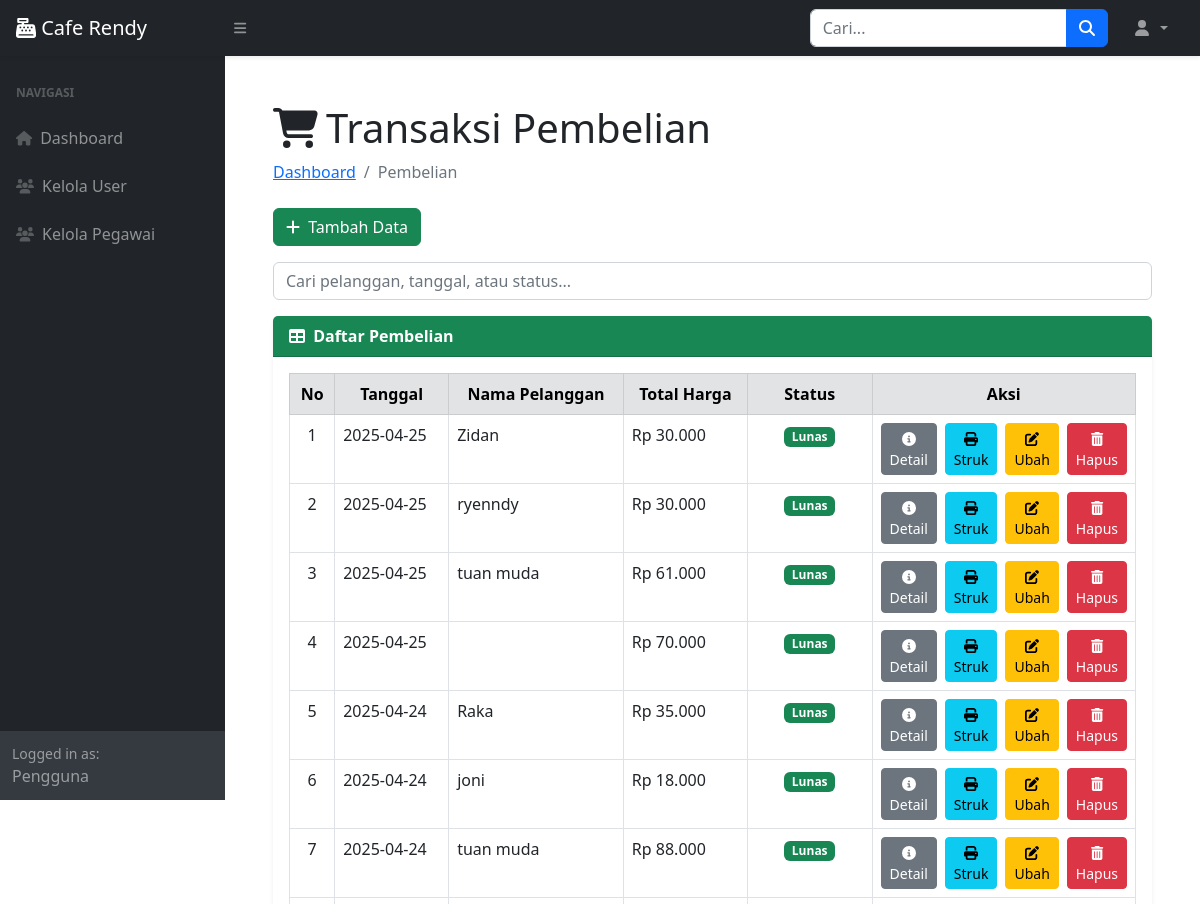
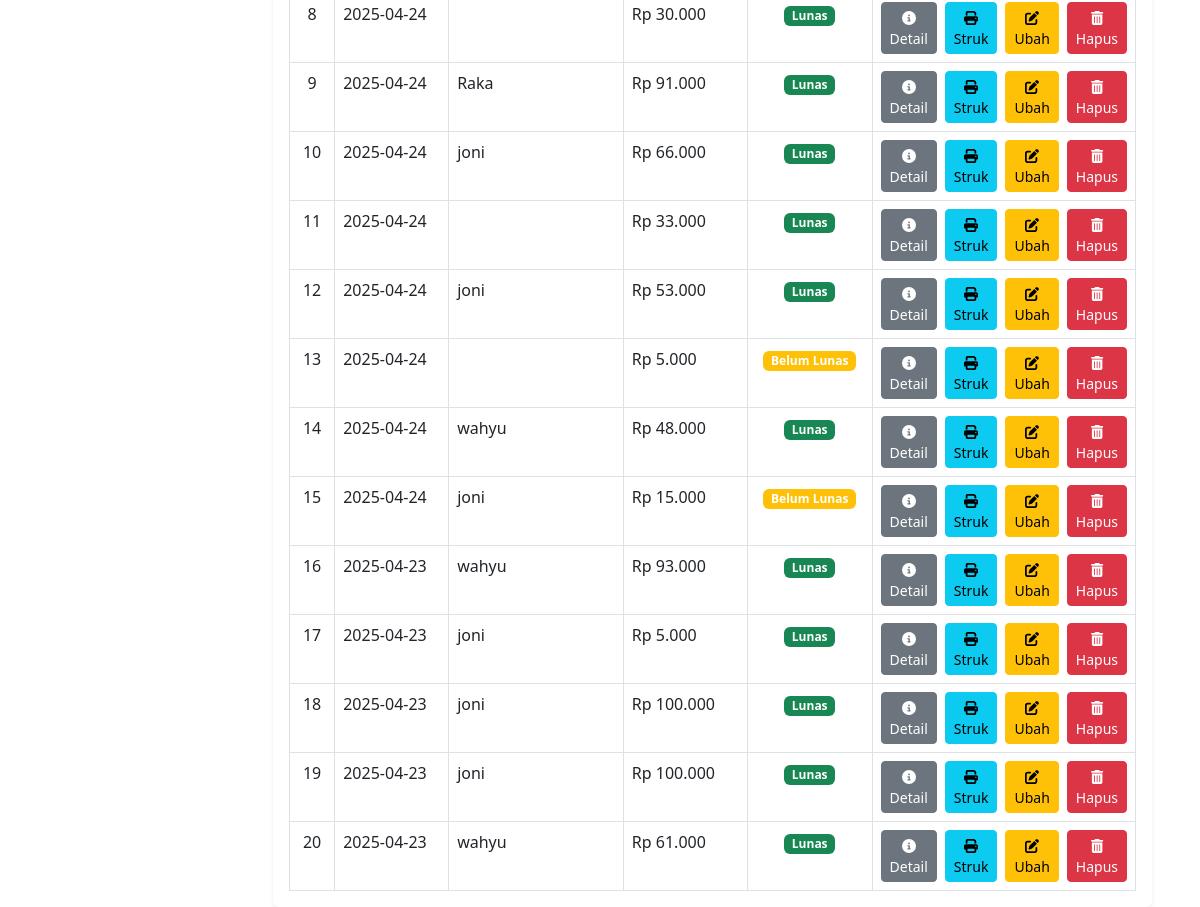
The page /adminpage.php?page=pembelian on the database its author committed (2 pictures, top to bottom).
### tables this page shows
CREATE TABLE `penjualan` (
  `id_penjualan` int(11) NOT NULL,
  `tanggal_penjualan` date DEFAULT NULL,
  `total_harga` int(11) DEFAULT NULL,
  `id_pelanggan` int(11) DEFAULT NULL,
  `bayar` int(11) NOT NULL,
  `kembalian` int(11) NOT NULL,
  `status_pembayaran` enum('Belum Lunas','Lunas') NOT NULL,
  `id_pegawai` int(11) DEFAULT NULL
);

CREATE TABLE `pelanggan` (
  `id_pelanggan` int(11) NOT NULL,
  `nama_pelanggan` varchar(255) DEFAULT NULL,
  `alamat` text DEFAULT NULL,
  `no_telpon` varchar(255) DEFAULT NULL
);

### pembelian.php (the view, shortened to what this page needs)
<div class="container-fluid px-4">
    <h1 class="mt-4"><i class="fas fa-shopping-cart me-2"></i>Transaksi Pembelian</h1>
    <ol class="breadcrumb mb-4">
        <li class="breadcrumb-item"><a href="index.php">Dashboard</a></li>
        <li class="breadcrumb-item active">Pembelian</li>
    </ol>
    <a href="?page=pembelian_tambah" class="btn btn-success mb-3">
        <i class="fas fa-plus me-1"></i> Tambah Data
    </a>
    <input type="text" id="searchInput" class="form-control mb-3" placeholder="Cari pelanggan, tanggal, atau status...">
    <div class="card border-0 shadow-sm">
        <div class="card-header bg-success text-white fw-bold">
            <i class="fas fa-table me-1"></i> Daftar Pembelian
        </div>
        <div class="card-body">
            <div class="table-responsive">
                <table class="table table-bordered table-hover mb-0" id="pelangganTable">
                    <thead class="table-secondary text-center">
                        <tr>
                            <th>No</th>
                            <th>Tanggal</th>
                            <th>Nama Pelanggan</th>
                            <th>Total Harga</th>
                            <th>Status</th>
                            <th width="200px">Aksi</th>
                        </tr>
                    </thead>
                    <tbody>
                        <?php
                        $no = 1;
                        $query = mysqli_query($koneksi, "SELECT * FROM penjualan
                                                         LEFT JOIN pelanggan ON pelanggan.id_pelanggan = penjualan.id_pelanggan
                                                         ORDER BY tanggal_penjualan DESC");
                        while ($data = mysqli_fetch_array($query)) {
                        ?>
                            <tr>
                                <td class="text-center"><?= $no++; ?></td>
                                <td><?= $data['tanggal_penjualan']; ?></td>
                                <td><?= htmlspecialchars($data['nama_pelanggan']); ?></td>
                                <td>Rp <?= number_format($data['total_harga'], 0, ',', '.'); ?></td>
                                <td class="text-center">
                                    <span class="badge bg-<?= $data['status_pembayaran'] == 'Lunas' ? 'success' : 'warning'; ?>">
                                        <?= $data['status_pembayaran']; ?>
                                    </span>
                                </td>
                                <td class="text-center">
                                    <div class="d-flex justify-content-between gap-2">
                                        <a href="?page=penjualan_detail&id=<?= $data['id_penjualan']; ?>" class="btn btn-sm btn-secondary">
                                            <i class="fas fa-info-circle"></i> Detail
                                        </a>
                                        <a href="struk.php?id=<?= $data['id_penjualan']; ?>" target="_blank" class="btn btn-sm btn-info">
                                            <i class="fas fa-print"></i> Struk
                                        </a>
                                        <a href="?page=pembelian_ubah&id=<?= $data['id_penjualan'] ?>" class="btn btn-sm btn-warning">
                                            <i class="fas fa-edit"></i> Ubah
                                        </a>
                                        <a href="?page=penjualan_hapus&id=<?= $data['id_penjualan'] ?>" class="btn btn-sm btn-danger" onclick="return confirm('Yakin ingin menghapus pembelian ini?')">
                                            <i class="fas fa-trash-alt"></i> Hapus
                                        </a>
                                    </div>
                                </td>
                            </tr>
                        <?php } ?>
                    </tbody>
                </table>
            </div>
        </div>
    </div>
</div>

### rows shown on the page
penjualan: tanggal_penjualan "2025-04-25", id_pelanggan.nama_pelanggan "Zidan", total_harga "30.000", status_pembayaran "Lunas"
penjualan: tanggal_penjualan "2025-04-25", id_pelanggan.nama_pelanggan "ryenndy", total_harga "30.000", status_pembayaran "Lunas"
penjualan: tanggal_penjualan "2025-04-25", id_pelanggan.nama_pelanggan "tuan muda", total_harga "61.000", status_pembayaran "Lunas"
penjualan: tanggal_penjualan "2025-04-25", total_harga "70.000", status_pembayaran "Lunas"
penjualan: tanggal_penjualan "2025-04-24", id_pelanggan.nama_pelanggan "Raka", total_harga "35.000", status_pembayaran "Lunas"
penjualan: tanggal_penjualan "2025-04-24", id_pelanggan.nama_pelanggan "joni", total_harga "18.000", status_pembayaran "Lunas"
penjualan: tanggal_penjualan "2025-04-24", id_pelanggan.nama_pelanggan "tuan muda", total_harga "88.000", status_pembayaran "Lunas"
penjualan: tanggal_penjualan "2025-04-24", total_harga "30.000", status_pembayaran "Lunas"
penjualan: tanggal_penjualan "2025-04-24", id_pelanggan.nama_pelanggan "Raka", total_harga "91.000", status_pembayaran "Lunas"
penjualan: tanggal_penjualan "2025-04-24", id_pelanggan.nama_pelanggan "joni", total_harga "66.000", status_pembayaran "Lunas"
penjualan: tanggal_penjualan "2025-04-24", total_harga "33.000", status_pembayaran "Lunas"
penjualan: tanggal_penjualan "2025-04-24", id_pelanggan.nama_pelanggan "joni", total_harga "53.000", status_pembayaran "Lunas"
penjualan: tanggal_penjualan "2025-04-24", total_harga "5.000", status_pembayaran "Belum Lunas"
penjualan: tanggal_penjualan "2025-04-24", id_pelanggan.nama_pelanggan "wahyu", total_harga "48.000", status_pembayaran "Lunas"
penjualan: tanggal_penjualan "2025-04-24", id_pelanggan.nama_pelanggan "joni", total_harga "15.000", status_pembayaran "Belum Lunas"
penjualan: tanggal_penjualan "2025-04-23", id_pelanggan.nama_pelanggan "wahyu", total_harga "93.000", status_pembayaran "Lunas"
penjualan: tanggal_penjualan "2025-04-23", id_pelanggan.nama_pelanggan "joni", total_harga "5.000", status_pembayaran "Lunas"
penjualan: tanggal_penjualan "2025-04-23", id_pelanggan.nama_pelanggan "joni", total_harga "100.000", status_pembayaran "Lunas"
penjualan: tanggal_penjualan "2025-04-23", id_pelanggan.nama_pelanggan "joni", total_harga "100.000", status_pembayaran "Lunas"
penjualan: tanggal_penjualan "2025-04-23", id_pelanggan.nama_pelanggan "wahyu", total_harga "61.000", status_pembayaran "Lunas"
